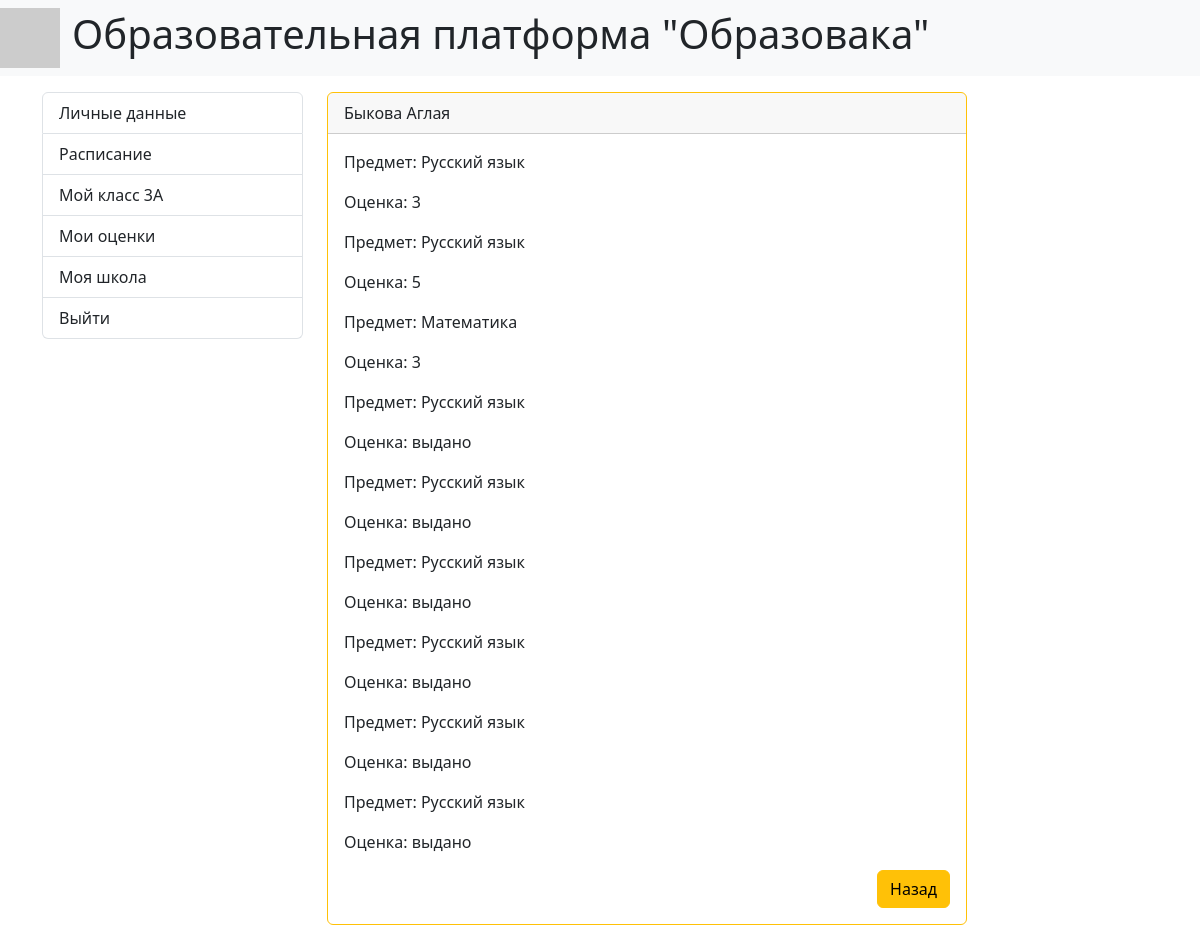
Screenshot of /stud_marks/3/ with the database file from the repository.
### core/models.py (models this page shows, shortened)
class Student(models.Model):
    surname = models.CharField('Фамилия', max_length=250)
    name = models.CharField('Имя', max_length=250)
    lastname = models.CharField('Отчество', max_length=250, null=True)
    phone = models.CharField('Номер телефона', max_length=50, default='phone')
    email = models.CharField('Электронная почта', max_length=50, default='email')
    login = models.CharField('Логин', max_length=150, default='login')
    password = models.CharField('Пароль', max_length=150, default='password')
    group = models.ForeignKey('Group', on_delete=models.CASCADE, null=True)
    class Meta:
        verbose_name = 'Ученик'
        verbose_name_plural = 'Ученик'

class Group(models.Model):
    name = models.CharField('Класс', max_length=10)
    teacher = models.ForeignKey('Teacher', on_delete=models.CASCADE, null=True)
    school = models.ForeignKey('School', on_delete=models.CASCADE, null=True)
    class Meta:
        verbose_name = 'Класс'
        verbose_name_plural = 'Класс'

class Mark(models.Model):
    MARK_CHOICES = (
        ('выдано', 'выдано'),
        ('1', '1'),
        ('2', '2'),
        ('3', '3'),
        ('4', '4'),
        ('5', '5')
    )
    mark = models.CharField('Оценка', max_length=50, choices=MARK_CHOICES, default='nothing')
    student = models.ForeignKey('Student', on_delete=models.CASCADE, null=True)
    subject = models.ForeignKey('Subject', on_delete=models.CASCADE, null=True)
    class Meta:
        verbose_name = 'Оценка'
        verbose_name_plural = 'Оценка'

class Subject(models.Model):
    name = models.CharField('Предмет', max_length=100)
    class Meta:
        verbose_name = 'Предмет'
        verbose_name_plural = 'Предмет'

### core/views.py (the view)
# urls.py: path('stud_marks/<int:pk>/', views.StudMarkDetail.as_view(), name='stud_marks'),
class StudMarkDetail(DetailView):
    model = models.Student
    template_name = 'core/marks.html'
    def get_context_data(self, **kwargs):
        context = super().get_context_data(**kwargs)
        student = models.Student.objects.get(pk=self.kwargs['pk'])
        marks = models.Mark.objects.filter(student=student.pk)
        context['marks'] = marks
        context['student'] = student
        return context

### core/templates/core/marks.html
{% extends 'base.html' %}
{% block sidebar %}
{% if teacher %}
    {% include 'inc/_teacher_sidebar.html' %}
{% else %}
    {% include 'inc/_student_sidebar.html' %}
{% endif %}
{% endblock %}
{% block content %}
<div class="col-md-9">
    <div class="card border-warning mb-3" style="max-width: 40rem;">
        <div class="card-header"> {{ student.surname }} {{ student.name }}</div>
        <div class="card-body">
            {% for mark in marks %}
            <p class="card-text">Предмет: {{ mark.subject.name }} </p>
            <p class="card-text">Оценка: {{ mark.mark }} </p>
            {% endfor %}
            <p class="card-text text-end">
                <a href="{% url 'group' student.group.pk %}" class="btn btn-warning"> Назад </a>
            </p>
        </div>
    </div>
</div>
{% endblock %}

### templates/inc/_student_sidebar.html
<div class="col-md-3">
    <ul class="list-group">
        {% if student %}
        <a href="{% url 'student' student.pk %}" class="list-group-item"> Личные данные </a>
        <a href="{% url 'stud_schedule' student.pk %}" class="list-group-item"> Расписание </a>
        <a href="{% url 'stud_group' student.pk %}" class="list-group-item"> Мой класс {{ student.group.name }} </a>
        <a href="{% url 'stud_marks' student.pk %}" class="list-group-item"> Мои оценки </a>
        <a href="{% url 'stud_school' student.pk %}" class="list-group-item"> Моя школа </a>
        {% endif %}
        <a href="{% url 'home' %}" class="list-group-item"> Выйти </a>
    </ul>
</div>

### rows the page displays
Student: group.name "3А", surname "Быкова", name "Аглая"
Mark: subject.name "Русский язык", mark "3"
Mark: subject.name "Русский язык", mark "5"
Mark: subject.name "Математика", mark "3"
Mark: subject.name "Русский язык", mark "выдано"
Mark: subject.name "Русский язык", mark "выдано"
Mark: subject.name "Русский язык", mark "выдано"
Mark: subject.name "Русский язык", mark "выдано"
Mark: subject.name "Русский язык", mark "выдано"
Mark: subject.name "Русский язык", mark "выдано"
